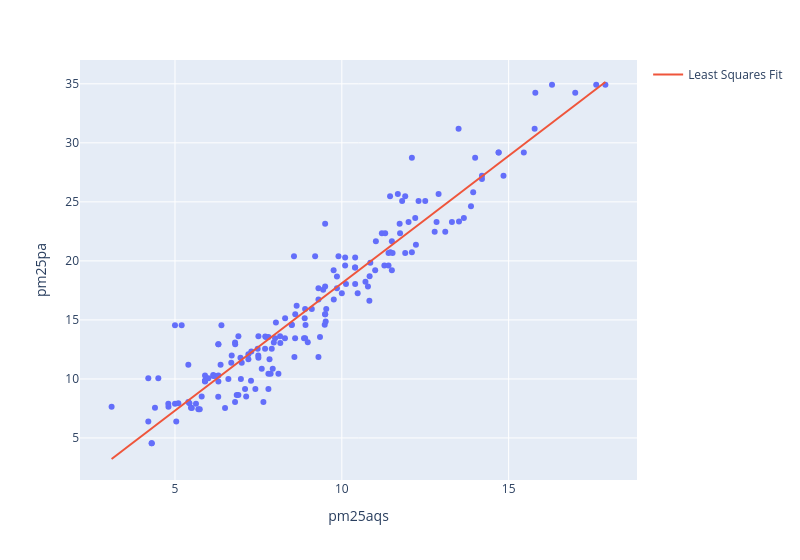

Notebook source saved alongside this figure:
### Code cell
# pm25 is a measure of air quality. pm stands for "particulate matter".
fig = px.scatter(GA, x='pm25aqs', y='pm25pa', width=800)

# This code adds the SLR fit to the scatterplot. Don't worry about the details of this code.
xtest = pl.DataFrame({"pm25aqs": np.array([GA['pm25aqs'].min(), GA['pm25aqs'].max()])})
fig.add_scatter(x=xtest["pm25aqs"], y=model.predict(xtest.select("pm25aqs")), mode='lines', 
                name="Least Squares Fit")

### Figure 1 — Plotly figure (JSON) as saved in the notebook; plotly's stock layout.template omitted (floating-point values rounded to 4 significant figures; data arrays with more than 128 entries replaced by an {"elided": "..."} marker saying what was removed)
{"data": [{"hovertemplate": "pm25aqs=%{x}<br>pm25pa=%{y}<extra></extra>", "legendgroup": "", "marker": {"color": "#636efa", "symbol": "circle"}, "mode": "markers", "name": "", "orientation": "v", "showlegend": false, "type": "scatter", "x": {"elided": "176 float values"}, "xaxis": "x", "y": {"elided": "176 float values"}, "yaxis": "y"}, {"mode": "lines", "name": "Least Squares Fit", "type": "scatter", "x": [3.1, 17.9], "y": [3.218, 35.15]}], "layout": {"legend": {"tracegroupgap": 0}, "margin": {"t": 60}, "width": 800, "xaxis": {"anchor": "y", "domain": [0.0, 1.0], "title": {"text": "pm25aqs"}}, "yaxis": {"anchor": "x", "domain": [0.0, 1.0], "title": {"text": "pm25pa"}}}}
